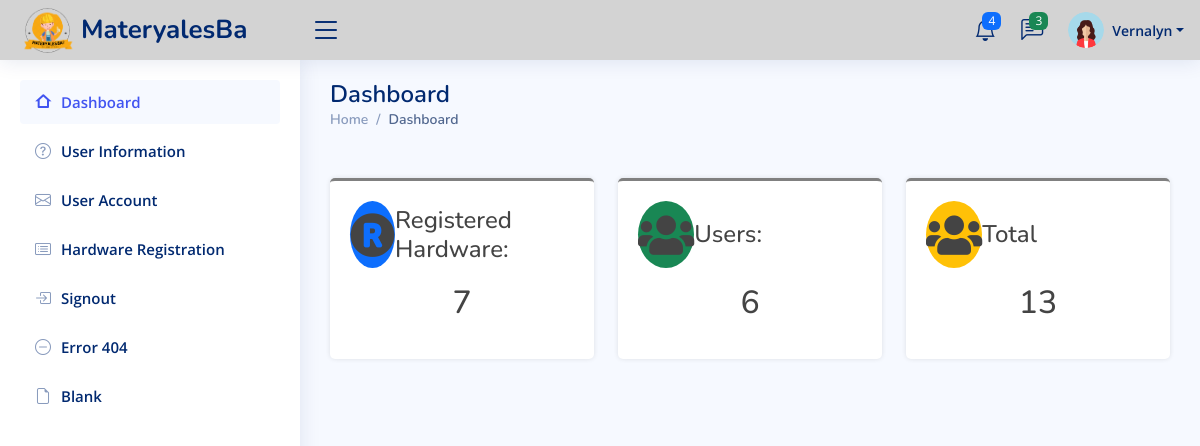
The app's page /system2/admin_dashboard.php (signed in) with its own data.
### tables this page shows
CREATE TABLE `user_form` (
  `id` int(255) NOT NULL,
  `name` varchar(255) NOT NULL,
  `gender` varchar(255) NOT NULL,
  `address` varchar(255) NOT NULL,
  `contact` varchar(255) NOT NULL,
  `email` varchar(255) NOT NULL,
  `username` varchar(255) NOT NULL,
  `password` varchar(255) NOT NULL,
  `user_type` varchar(255) NOT NULL DEFAULT '',
  `image` varchar(255) NOT NULL,
  `date` date NOT NULL DEFAULT current_timestamp()
);

### system2/admin_dashboard.php (the view, shortened to what this page needs)
<?php
include 'config.php';
$admin_id = $_SESSION['admin_id'];
?>
<!DOCTYPE html>
<html lang="en">
<head>
  <link href="assets/vendor/bootstrap/css/bootstrap.min.css" rel="stylesheet">
  <link href="assets/vendor/bootstrap-icons/bootstrap-icons.css" rel="stylesheet">
  <link href="assets/vendor/boxicons/css/boxicons.min.css" rel="stylesheet">
  <link href="assets/vendor/quill/quill.snow.css" rel="stylesheet">
  <link href="assets/vendor/quill/quill.bubble.css" rel="stylesheet">
  <link href="assets/vendor/remixicon/remixicon.css" rel="stylesheet">
  <link href="assets/vendor/simple-datatables/style.css" rel="stylesheet">
   <link rel="stylesheet" href="https://cdnjs.cloudflare.com/ajax/libs/font-awesome/5.15.3/css/all.min.css">
  <link href="assets/css/style.css" rel="stylesheet">
</head>
<body>
<header id="header" class="header fixed-top d-flex align-items-center">
    <div class="d-flex align-items-center justify-content-between">
      <a href="index.html" class="logo d-flex align-items-center">
        <img src="assets/img/materyalesba.png" alt="">
        <span class="d-none d-lg-block">MateryalesBa</span>
      </a>
      <i class="bi bi-list toggle-sidebar-btn"></i>
    </div>
    <nav class="header-nav ms-auto">
      <ul class="d-flex align-items-center">
        <li class="nav-item dropdown">
          <a class="nav-link nav-icon" href="#" data-bs-toggle="dropdown">
            <i class="bi bi-bell"></i>
            <span class="badge bg-primary badge-number">4</span>
          </a>
            </li>
          </ul>
        <li class="nav-item dropdown">
          <a class="nav-link nav-icon" href="#" data-bs-toggle="dropdown">
            <i class="bi bi-chat-left-text"></i>
            <span class="badge bg-success badge-number">3</span>
          </a>
        </li>
        <li class="nav-item dropdown pe-3">
            <?php
            $select_profile = $conn->prepare("SELECT * FROM `user_form` WHERE id = ?");
            $select_profile->execute([$admin_id]);
            $fetch_profile = $select_profile->fetch(PDO::FETCH_ASSOC);
            ?>
          <a class="nav-link nav-profile d-flex align-items-center pe-0" href="#" data-bs-toggle="dropdown">
            <img src="uploaded_img/<?= $fetch_profile['image']; ?>" alt=""class="rounded-circle">
            <span class="d-none d-md-block dropdown-toggle ps-2"><?= $fetch_profile['name']; ?></span>
          </a>
        </li>
    </nav>
  </header>
<aside id="sidebar" class="sidebar">
<ul class="sidebar-nav" id="sidebar-nav">
  <li class="nav-item">
    <a class="nav-link " href="admin_dashboard.php">
      <i class="ri-home-2-line"></i>
      <span>Dashboard</span>
    </a>
  </li>
  <li class="nav-item">
    <a class="nav-link collapsed" href="admin_user_information.php">
      <i class="bi bi-question-circle"></i>
      <span>User Information</span>
    </a>
  </li>
  <li class="nav-item">
    <a class="nav-link collapsed" href="admin_user_account.php">
      <i class="bi bi-envelope"></i>
      <span>User Account</span>
    </a>
  </li>
  <li class="nav-item">
    <a class="nav-link collapsed" href="admin_hardware.php">
      <i class="bi bi-card-list"></i>
      <span>Hardware Registration</span>
    </a>
  </li>
  <li class="nav-item">
    <a class="nav-link collapsed" href="login_form.php">
      <i class="bi bi-box-arrow-in-right"></i>
      <span>Signout</span>
    </a>
  </li>
  <li class="nav-item">
    <a class="nav-link collapsed" href="pages-error-404.html">
      <i class="bi bi-dash-circle"></i>
      <span>Error 404</span>
    </a>
  </li>
  <li class="nav-item">
    <a class="nav-link collapsed" href="pages-blank.html">
      <i class="bi bi-file-earmark"></i>
      <span>Blank</span>
    </a>
  </li>
</ul>
</aside>
  <main id="main" class="main">
    <div class="pagetitle">
      <h1>Dashboard</h1>
      <nav>
        <ol class="breadcrumb">
          <li class="breadcrumb-item"><a href="admin_dashboard.php">Home</a></li>
          <li class="breadcrumb-item active">Dashboard</li>
        </ol>
      </nav>
    </div>
<section class="section dashboard">
    <div class="main-content-inner">
        <div class="sales-report-area mt-5 mb-5">
            <div class="row">
                <div class="col-md-4">
                    <div class="single-report mb-xs-30">
                        <div class=" pr--20 pt--30 mb-3 d-flex align-items-center">
                            <div class="icon bg-primary rounded-circle">
                                <i class="fas fa-registered"></i>
                            </div>
                            <div class="s-report-title ml-3">
                                <h4 class="header-title mb-0">Registered Hardware:</h4>
                            </div>
                        </div>
                        <div class="d-flex justify-content-center pb-2">
                          <h2 class="text-center">
                                <?php
                                    $query = "SELECT id FROM registration_hardware ORDER BY id";
                                      $stmt = $conn->prepare($query);
                                      $stmt->execute();
                                      $rows = $stmt->rowCount();
                                      echo $rows;
                                ?>
                                </h2>
                        </div>
                    </div>
                </div>
                <div class="col-md-4">
                    <div class="single-report mb-xs-30">
                        <div class=" pr--20 pt--30 mb-3 d-flex align-items-center">
                            <div class="icon bg-success rounded-circle">
                                <i class="fas fa-users"></i>
                            </div>
                            <div class="s-report-title ml-3">
                                <h4 class="header-title mb-0">Users:</h4>
                            </div>
                        </div>
                        <div class="d-flex justify-content-center pb-2">
                          <h2 class="text-center">
                                <?php
                            $query = "SELECT id FROM user_form ORDER BY id";
                            $stmt = $conn->prepare($query);
                            $stmt->execute();
                            $rows = $stmt->rowCount();
                            echo $rows;
                                ?>
                        </div>
                    </div>
                </div>
                <div class="col-md-4">
                    <div class="single-report">
                        <div class=" pr--20 pt--30 mb-3 d-flex align-items-center">
                            <div class="icon bg-warning rounded-circle">
                                <i class="fas fa-users"></i>
                            </div>
                            <div class="s-report-title ml-3">
                                <h4 class="header-title mb-0">Total </h4>
                            </div>
                        </div>
                        <div class="d-flex justify-content-center pb-2">
                          <h2 class="text-center">
                              <?php
                            $query1 = "SELECT id FROM registration_hardware ORDER BY id";
                            $stmt1 = $conn->prepare($query1);
                            $stmt1->execute();
                            $count1 = $stmt1->rowCount();
                            $query2 = "SELECT id FROM user_form ORDER BY id";
                            $stmt2 = $conn->prepare($query2);
                            $stmt2->execute();
                            $count2 = $stmt2->rowCount();
                            $totalCount = $count1 + $count2;
                            echo $totalCount;
                            ?>
                            </h2>
                        </div>
                    </div>
                </div>
            </div>
        </div>
    </div>
</section>
  </main>
</body>
</html>

### system2/assets/css/style.css (style rules this page uses)
:root { scroll-behavior: smooth; }
body { font-family: "Open Sans", sans-serif; background: #f6f9ff; color: #444444; }
a { color: #4154f1; text-decoration: none; }
h1, h2, h3, h4, h5, h6 { font-family: "Nunito", sans-serif; }
#main { margin-top: 60px; padding: 20px 30px; transition: all 0.3s; }
.pagetitle { margin-bottom: 10px; }
.pagetitle h1 { font-size: 24px; margin-bottom: 0; font-weight: 600; color: #012970; }
.breadcrumb { font-size: 14px; font-family: "Nunito", sans-serif; color: #899bbd; font-weight: 600; }
.breadcrumb a { color: #899bbd; transition: 0.3s; }
.breadcrumb .breadcrumb-item::before { color: #899bbd; }
.breadcrumb .active { color: #51678f; font-weight: 600; }
.logo { line-height: 1; }
@media (min-width: 1200px) { .logo { width: 280px; } }
.logo img { max-height: 55px; margin-right: 6px; }
.logo span { font-size: 26px; font-weight: 700; color: #012970; font-family: "Nunito", sans-serif; }
.header { transition: all 0.5s; z-index: 997; height: 60px; box-shadow: 0px 2px 20px rgba(1, 41, 112, 0.1); background-color: lightgrey; padding-left: 20px; }
.header .toggle-sidebar-btn { font-size: 32px; padding-left: 10px; cursor: pointer; color: #012970; }
.header-nav ul { list-style: none; }
.header-nav>ul { margin: 0; padding: 0; }
.header-nav .nav-icon { font-size: 22px; color: #012970; margin-right: 25px; position: relative; }
.header-nav .nav-profile { color: #012970; }
.header-nav .nav-profile img { max-height: 36px; }
.header-nav .nav-profile span { font-size: 14px; font-weight: 600; }
.header-nav .badge-number { position: absolute; inset: -2px -5px auto auto; font-weight: normal; font-size: 12px; padding: 3px 6px; }
.sidebar { position: fixed; top: 60px; left: 0; bottom: 0; width: 300px; z-index: 996; transition: all 0.3s; padding: 20px; overflow-y: auto; scrollbar-width: thin; scrollbar-color: #aab7cf transparent; box-shadow: 0px 0px 20px rgba(1, 41, 112, 0.1); background-color: #fff; }
@media (min-width: 1200px) { #main, #footer { margin-left: 300px; } }
.sidebar-nav { padding: 0; margin: 0; list-style: none; }
.sidebar-nav li { padding: 0; margin: 0; list-style: none; }
.sidebar-nav .nav-item { margin-bottom: 5px; }
.sidebar-nav .nav-link { display: flex; align-items: center; font-size: 15px; font-weight: 600; color: #4154f1; transition: 0.3; background: #f6f9ff; padding: 10px 15px; border-radius: 4px; }
.sidebar-nav .nav-link i { font-size: 16px; margin-right: 10px; color: #4154f1; }
.sidebar-nav .nav-link.collapsed { color: #012970; background: #fff; }
.sidebar-nav .nav-link.collapsed i { color: #899bbd; }
.single-report { background-color: #fff; border-radius: 5px; box-shadow: 0 0 5px rgba(0, 0, 0, 0.1); padding: 20px; margin-bottom: 30px; border-top: 3px solid grey; }
.icon { font-size: 45px; }

### records on screen
user_form: image (picture), name "Vernalyn"

### other values on screen
$rows "7"
$rows "6"
$totalCount "13"
